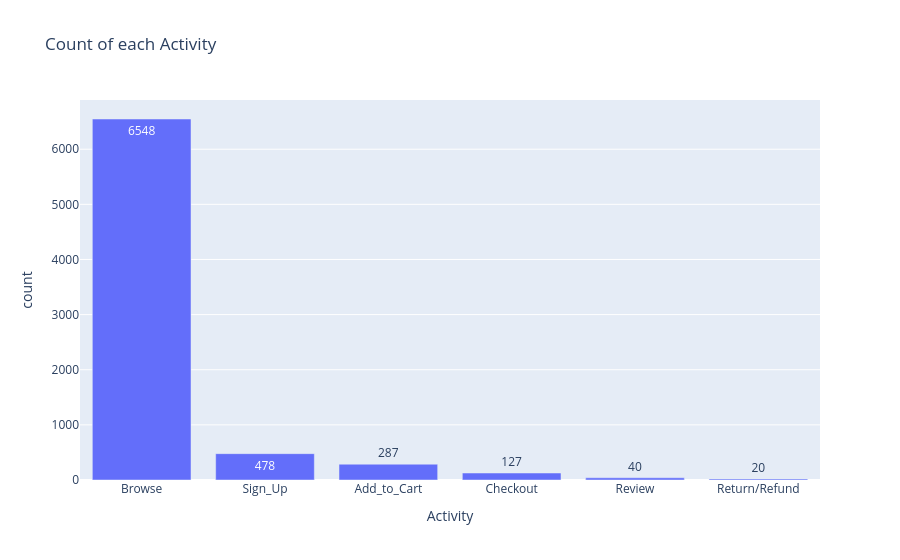

This figure's notebook cell:
### Code cell
fig = px.bar(data_frame = b,x='Activity',y='count',text = 'count',title ='Count of each Activity')
fig.show()

### Figure 1 — Plotly figure (JSON) as saved in the notebook; plotly's stock layout.template omitted (floating-point values rounded to 4 significant figures)
{"data": [{"hovertemplate": "Activity=%{x}<br>count=%{text}<extra></extra>", "legendgroup": "", "marker": {"color": "#636efa", "pattern": {"shape": ""}}, "name": "", "orientation": "v", "showlegend": false, "text": [6548.0, 478.0, 287.0, 127.0, 40.0, 20.0], "textposition": "auto", "type": "bar", "x": ["Browse", "Sign_Up", "Add_to_Cart", "Checkout", "Review", "Return/Refund"], "xaxis": "x", "y": [6548, 478, 287, 127, 40, 20], "yaxis": "y"}], "layout": {"barmode": "relative", "legend": {"tracegroupgap": 0}, "title": {"text": "Count of each Activity"}, "xaxis": {"anchor": "y", "domain": [0, 1], "title": {"text": "Activity"}}, "yaxis": {"anchor": "x", "domain": [0, 1], "title": {"text": "count"}}}}
